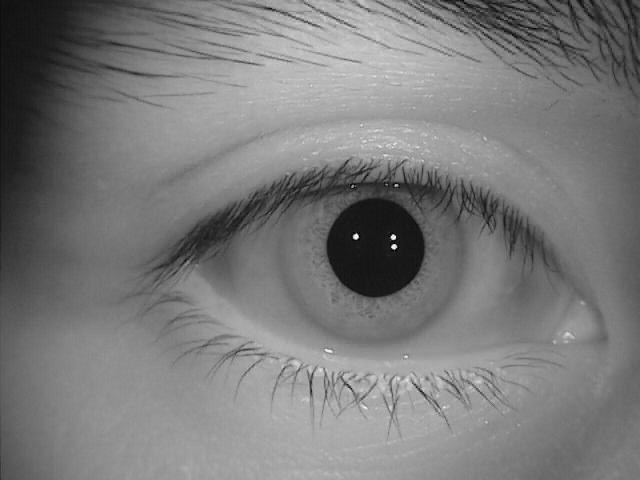
#> input picture S2001R01.jpg, 640 x 480 px
$ python -i demo_GUI.py   (imports and definitions only)
#> lines starting #> are read from the running program, lines starting #| are printed output that depends on the picture; after the words box and inside, x2 and y2 are one past the last pixel; in counts of white or black regions, pixels touching at a corner belong together
#> further down, picture is the input picture: shape (480, 640, 3); min 0, max 255, mean 121.9
import sys
from PyQt5.QtWidgets import QApplication, QMainWindow, QFileDialog, QLabel, QPushButton, QVBoxLayout, QWidget, QMessageBox
from PyQt5.QtGui import QPixmap, QImage
from PyQt5.QtCore import Qt
import cv2
import numpy as np
import pandas as pd
import math
import time

def load_image(filepath):
    img = cv2.imread(filepath, 0)
    return img

def get_iris_boundaries(img):
    pupil_circle = find_pupil(img)
    if not pupil_circle:
        return None, None

    radius_range = int(math.ceil(pupil_circle[2] * 1.5))
    multiplier = 0.25
    center_range = int(math.ceil(pupil_circle[2] * multiplier))
    ext_iris_circle = find_ext_iris(img, pupil_circle, center_range, radius_range)

    while not ext_iris_circle and multiplier <= 0.7:
        multiplier += 0.05
        center_range = int(math.ceil(pupil_circle[2] * multiplier))
        ext_iris_circle = find_ext_iris(img, pupil_circle, center_range, radius_range)

    if not ext_iris_circle:
        return None, None

    return pupil_circle, ext_iris_circle

def find_pupil(img):
    # [7 lines left out: function get_edges, not called in this run]

    param1 = 200
    param2 = 120
    pupil_circles = []
    while param2 > 35 and len(pupil_circles) < 100:
        for mdn, thrs in [(m, t) for m in [3, 5, 7] for t in range(20, 61, 5)]:
            median = cv2.medianBlur(img, 2 * mdn + 1)
            ret, thres = cv2.threshold(median, thrs, 255, cv2.THRESH_BINARY_INV)
            contours, _ = cv2.findContours(thres.copy(), cv2.RETR_EXTERNAL, cv2.CHAIN_APPROX_NONE)
            thres = cv2.drawContours(thres, contours, -1, (255), -1)
            edges = get_edges(thres)
            circles = cv2.HoughCircles(edges, cv2.HOUGH_GRADIENT, 1, 1, np.array([]), param1, param2)
            if circles is not None and len(circles) > 0:
                circles = np.round(circles[0, :]).astype("int")
                pupil_circles.extend(circles)
        param2 -= 1
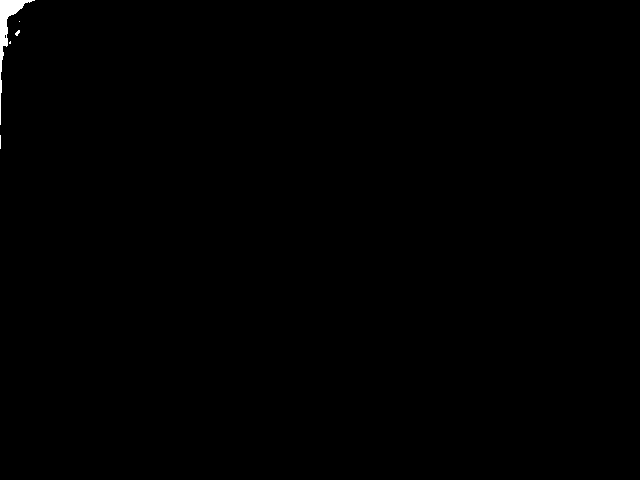
#> thres: shape (480, 640, 3); 0.25% white; 5 white regions (4 under 20 px), largest, box (x1, y1, x2, y2) and area: (0, 0, 35, 125) 715
#> after the loop, param2 = 120; pupil_circles = []

    return get_mean_circle(pupil_circles)

# [43 lines left out: functions get_mean_circle, find_ext_iris, not called in this run]

def point_in_circle(x0, y0, r, x, y):
    return (x - x0) ** 2 + (y - y0) ** 2 <= r ** 2

# [37 lines left out: functions get_equalized_iris, extract_features, match_features, read_image_paths_from_excel, not called in this run]

class IrisMatcher(QMainWindow):
    # [121 lines left out: functions __init__, init_ui, load_excel_file, load_image_file, display_image, match_iris, not called in this run]

# [5 lines not run here, left out]

>>> import cv2
>>> picture = cv2.imread('S2001R01.jpg')
#> (the run stopped early here; a loop or call above may not have finished)

$ run again, on S2002R20.jpg
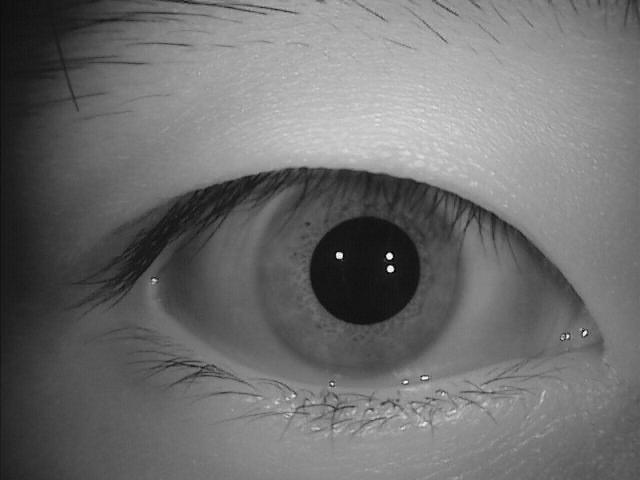
#> input picture S2002R20.jpg, 640 x 480 px
#> picture is the input picture: shape (480, 640, 3); min 0, max 255, mean 110
#> after the loop in find_pupil, `while param2 > 35 and len(pupil_circles) < 100:`:
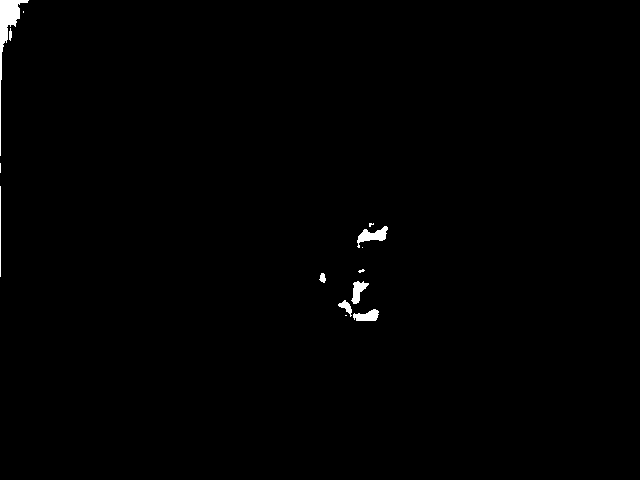
#> thres: shape (480, 640, 3); 0.6% white; 14 white regions (6 under 20 px), largest, box (x1, y1, x2, y2) and area: (0, 0, 29, 156) 803, (357, 226, 388, 248) 299, (353, 309, 379, 321) 211
#> after the loop in find_pupil, `while param2 > 35 and len(pupil_circles) < 100:`: param2 = 120; pupil_circles = []
